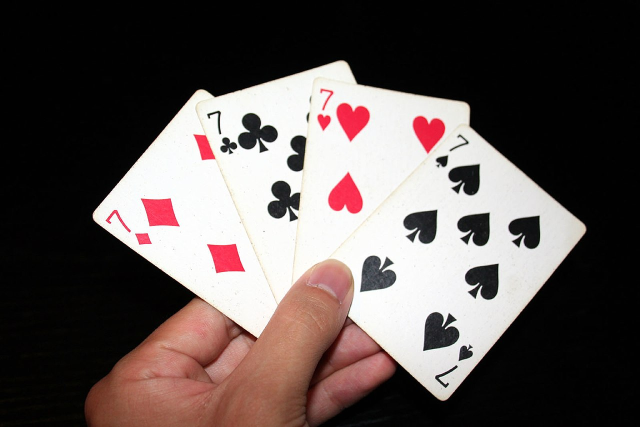
#> input picture resources/1280px-7_playing_cards.jpg, 1280 x 854 px (shown at 1/2 size)
$ python chapter5.py
#> lines starting #> are read from the running program, lines starting #| are printed output that depends on the picture
#!/usr/bin/env python

import cv2
import numpy as np

# trying to warp perspective
img = cv2.imread("resources/1280px-7_playing_cards.jpg")
#> img is the input picture: shape (854, 1280, 3); mean B, G, R 82.4, 84.4, 94.4
print(img.shape)
#| (854, 1280, 3)

width,height = 250,350

# using MS paint, we have selected the 4 corners of the top playing card
pts1 = np.float32([[928,246],[1174,457],[617,567],[886,802]])
pts2 = np.float32([[0,0],[width,0],[0,height],[width,height]])

matrix = cv2.getPerspectiveTransform(pts1, pts2)

imgOutput = cv2.warpPerspective(img,matrix,(width,height))
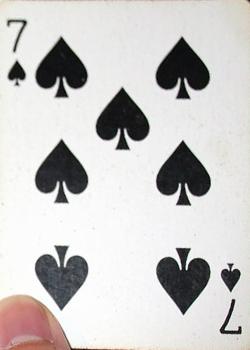
#> imgOutput: shape (350, 250, 3); mean B, G, R 198.8, 200.2, 202.3

print("Result of transform")
print(imgOutput.shape)
#| (350, 250, 3)
